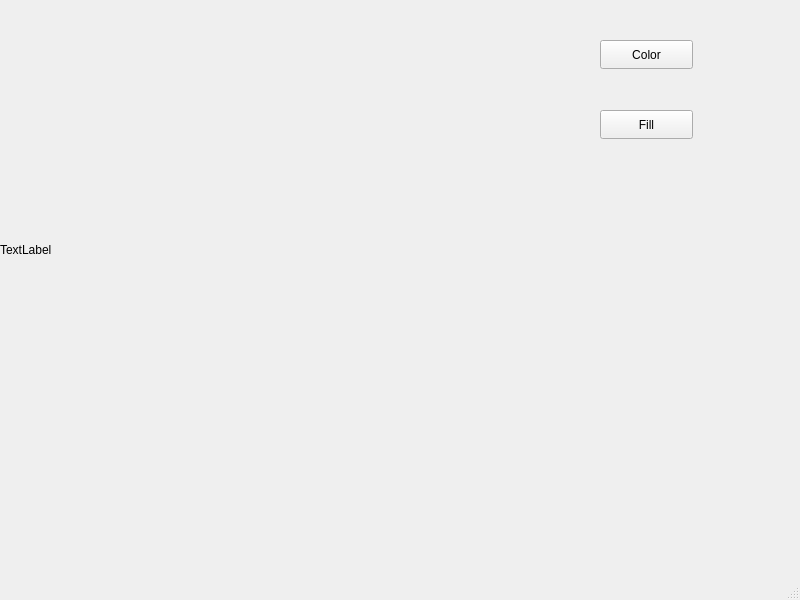
<?xml version="1.0" encoding="UTF-8"?>
<ui version="4.0">
 <class>MainWindow</class>
 <widget class="QMainWindow" name="MainWindow">
  <property name="geometry">
   <rect>
    <x>0</x>
    <y>0</y>
    <width>800</width>
    <height>600</height>
   </rect>
  </property>
  <property name="windowTitle">
   <string>MainWindow</string>
  </property>
  <widget class="QWidget" name="centralwidget">
   <widget class="QLabel" name="label">
    <property name="geometry">
     <rect>
      <x>0</x>
      <y>0</y>
      <width>500</width>
      <height>500</height>
     </rect>
    </property>
    <property name="text">
     <string>TextLabel</string>
    </property>
   </widget>
   <widget class="QPushButton" name="pushButton">
    <property name="geometry">
     <rect>
      <x>600</x>
      <y>40</y>
      <width>93</width>
      <height>29</height>
     </rect>
    </property>
    <property name="text">
     <string>Color</string>
    </property>
   </widget>
   <widget class="QPushButton" name="pushButton_2">
    <property name="geometry">
     <rect>
      <x>600</x>
      <y>110</y>
      <width>93</width>
      <height>29</height>
     </rect>
    </property>
    <property name="text">
     <string>Fill</string>
    </property>
   </widget>
  </widget>
  <widget class="QMenuBar" name="menubar">
   <property name="geometry">
    <rect>
     <x>0</x>
     <y>0</y>
     <width>800</width>
     <height>26</height>
    </rect>
   </property>
  </widget>
  <widget class="QStatusBar" name="statusbar"/>
 </widget>
 <resources/>
 <connections/>
</ui>
